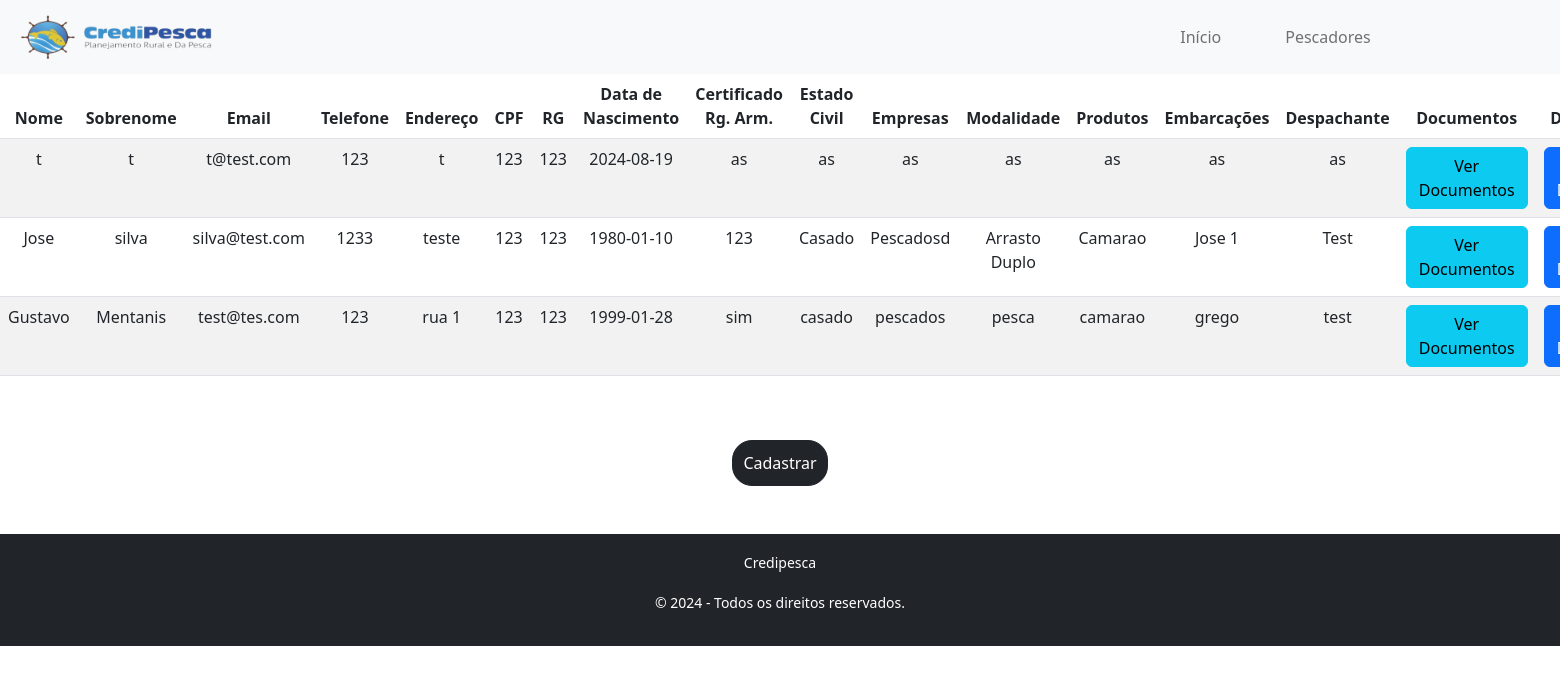
Page /display-user.php on the committed database.
### tables this page shows
CREATE TABLE `phpdata` (
  `id` int(11) NOT NULL,
  `fName` varchar(255) NOT NULL,
  `lName` varchar(255) NOT NULL,
  `email` varchar(255) NOT NULL,
  `telNumber` varchar(200) DEFAULT NULL,
  `address` varchar(255) DEFAULT NULL,
  `cpf` varchar(200) DEFAULT NULL,
  `rg` varchar(200) DEFAULT NULL,
  `dob` date DEFAULT NULL,
  `certificado` varchar(255) DEFAULT NULL,
  `estadoCivil` varchar(100) DEFAULT NULL,
  `empresa` varchar(255) DEFAULT NULL,
  `modalidade` varchar(255) DEFAULT NULL,
  `produtos` varchar(255) DEFAULT NULL,
  `embarcacoes` varchar(255) DEFAULT NULL,
  `despachante` varchar(255) DEFAULT NULL,
  `created_at` timestamp NOT NULL DEFAULT current_timestamp()
);

### display-user.php (the view, shortened to what this page needs)
<?php
require './inc/header.php';
require './inc/database.php';
$sql = "SELECT * FROM phpdata";
$result = $conn->query($sql);
echo '<section class="person-row text-center">';
echo '<table class="table table-striped">
    <thead>
        <tr>
            <th>Nome</th>
            <th>Sobrenome</th>
            <th>Email</th>
            <th>Telefone</th>
            <th>Endereço</th>
            <th>CPF</th>
            <th>RG</th>
            <th>Data de Nascimento</th>
            <th>Certificado Rg. Arm.</th>
            <th>Estado Civil</th>
            <th>Empresas</th>
            <th>Modalidade</th>
            <th>Produtos</th>
            <th>Embarcações</th>
            <th>Despachante</th>
            <th>Documentos</th>
            <th>Upload Documentos</th>
        </tr>
    </thead>
    <tbody>';
foreach ($result as $row) {
    $cliente_id = htmlspecialchars($row['id']);
    echo '<tr>
        <td>' . htmlspecialchars($row['fName']) . '</td>
        <td>' . htmlspecialchars($row['lName']) . '</td>
        <td>' . htmlspecialchars($row['email']) . '</td>
        <td>' . htmlspecialchars($row['telNumber']) . '</td>
        <td>' . htmlspecialchars($row['address']) . '</td>
        <td>' . htmlspecialchars($row['cpf']) . '</td>
        <td>' . htmlspecialchars($row['rg']) . '</td>
        <td>' . htmlspecialchars($row['dob']) . '</td>
        <td>' . htmlspecialchars($row['certificado']) . '</td>
        <td>' . htmlspecialchars($row['estadoCivil']) . '</td>
        <td>' . htmlspecialchars($row['empresa']) . '</td>
        <td>' . htmlspecialchars($row['modalidade']) . '</td>
        <td>' . htmlspecialchars($row['produtos']) . '</td>
        <td>' . htmlspecialchars($row['embarcacoes']) . '</td>
        <td>' . htmlspecialchars($row['despachante']) . '</td>
        <td>
            <a href="listar_documentos.php?cliente_id=' . $cliente_id . '" class="btn btn-info">Ver Documentos</a>
        </td>
        <td>
            <a href="upload_documento.php?cliente_id=' . $cliente_id . '" class="btn btn-primary">Upload Documento</a>
        </td>
    </tr>';
}
echo '</tbody>';
echo '</table>';
echo '<a class="btn btn-dark mt-5 btn-register" href="add-data.php">Cadastrar</a>';
echo '</section>';
require './inc/footer.php';
?>

### inc/header.php (shortened to what this page needs)
<!doctype html>
<html lang="en">
  <head>
    <link rel="stylesheet" href="https://cdn.jsdelivr.net/npm/bootstrap@5.2.0-beta1/dist/css/bootstrap.min.css">
    <link rel="stylesheet" href="./css/style.css">
  </head>
  <body>
    <header>
      <nav class="navbar navbar-expand-lg bg-light">
      <div class="container-fluid">
          <a class="navbar-brand me-auto" href="login.php">
              <img src="./img/logo.png" alt="logo" width="20%">
          </a>
          <div class="collapse navbar-collapse justify-content-center" id="navbarSupportedContent">
              <ul class="navbar-nav mb-2 mb-lg-0">
                  <li class="nav-item me-5">
                      <a class="nav-link" href="index.php">Início</a>
                  </li>
                  <li class="nav-item me-5">
                      <a class="nav-link" href="display-user.php">Pescadores</a>
                  </li>
              </ul>
          </div>
      </div>
      </nav>
    </header>

### inc/footer.php
    <footer class="row bg-dark text-white text-center py-3 mt-5 justify-content-center align-items-center">
      <div class="col-sm-12 col-md-6 col-lg-6">
        <p><small>Credipesca</small></p>
        <p><small>&copy; 2024 - Todos os direitos reservados.</small></p>
      </div>
    </footer>
  </body>
</html>

### css/style.css (style rules this page uses)
.btn-register { border-radius: 20px; padding: 10px; }

### rows in the picture
phpdata: fName "t", lName "t", email "t@test.com", telNumber "123", address "t", cpf "123", rg "123", dob "2024-08-19", certificado "as", estadoCivil "as", empresa "as", modalidade "as", produtos "as", embarcacoes "as", despachante "as"
phpdata: fName "Jose", lName "silva", email "silva@test.com", telNumber "1233", address "teste", cpf "123", rg "123", dob "1980-01-10", certificado "123", estadoCivil "Casado", empresa "Pescadosd", modalidade "Arrasto Duplo", produtos "Camarao", embarcacoes "Jose 1", despachante "Test"
phpdata: fName "Gustavo", lName "Mentanis", email "test@tes.com", telNumber "123", address "rua 1", cpf "123", rg "123", dob "1999-01-28", certificado "sim", estadoCivil "casado", empresa "pescados", modalidade "pesca", produtos "camarao", embarcacoes "grego", despachante "test"
